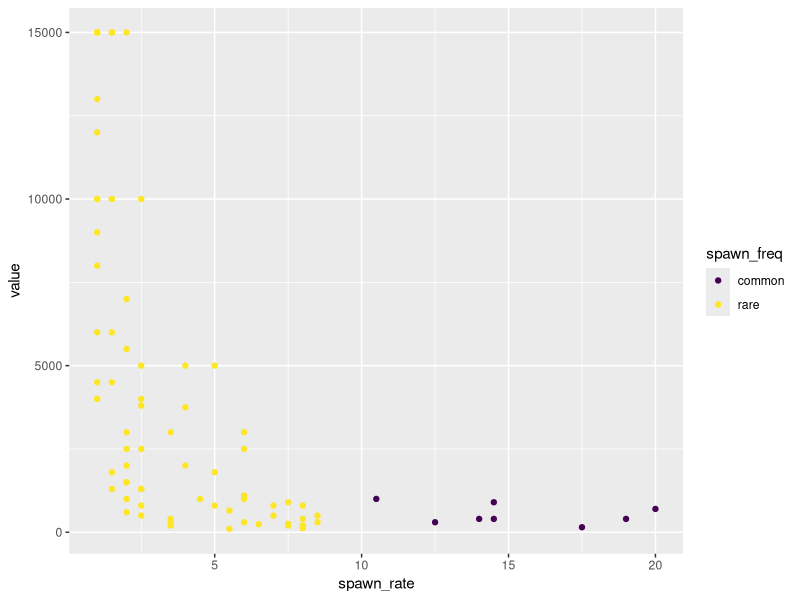
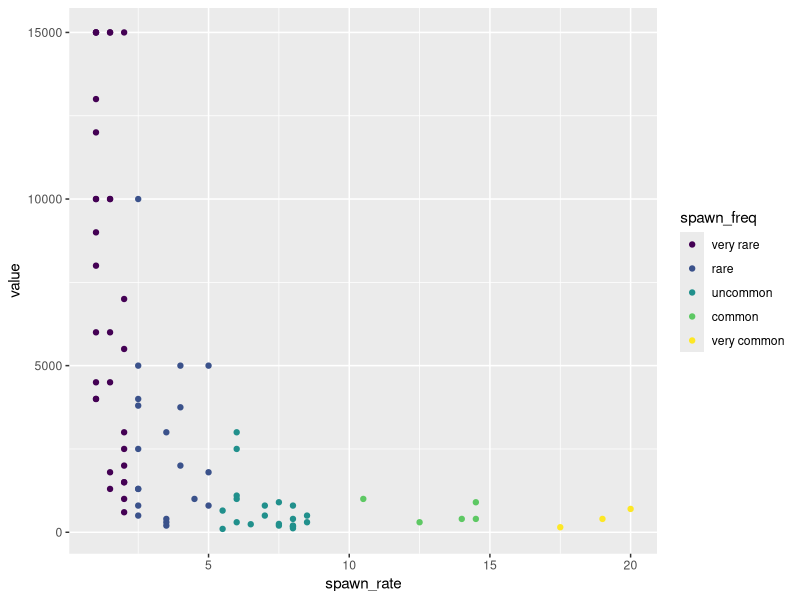
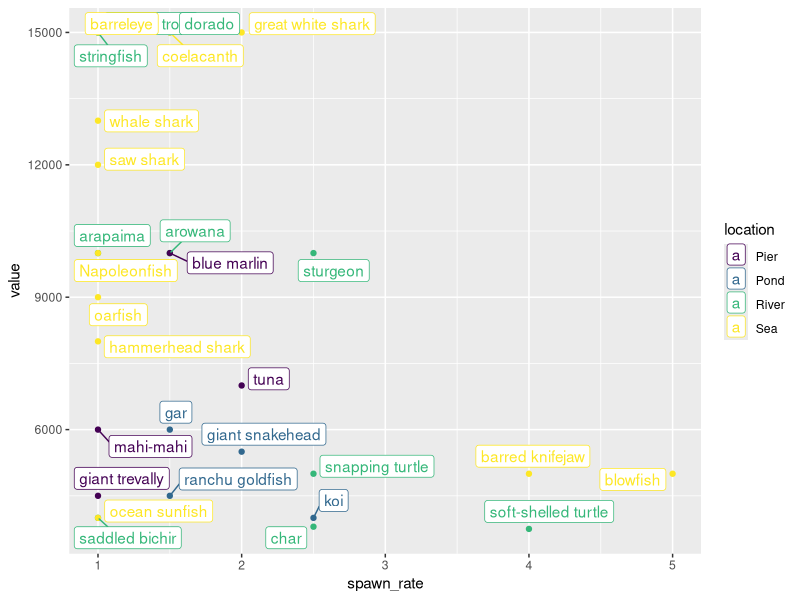
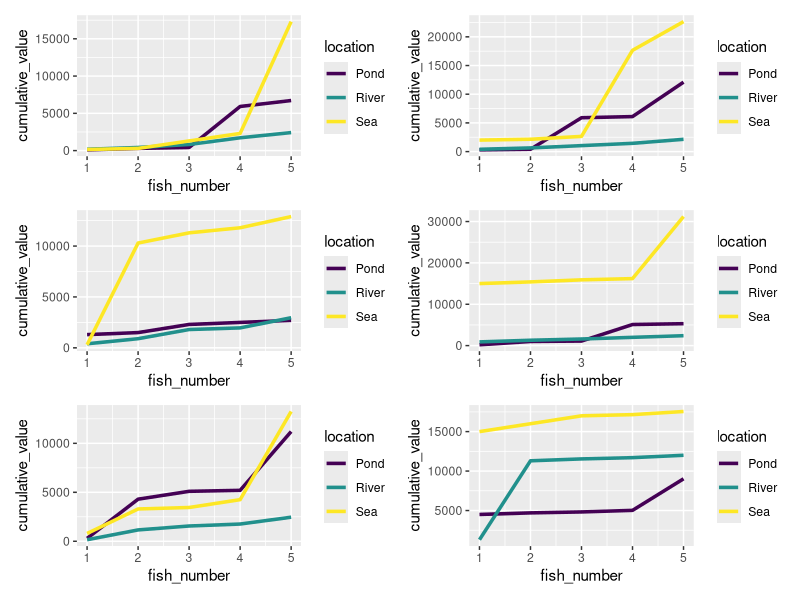
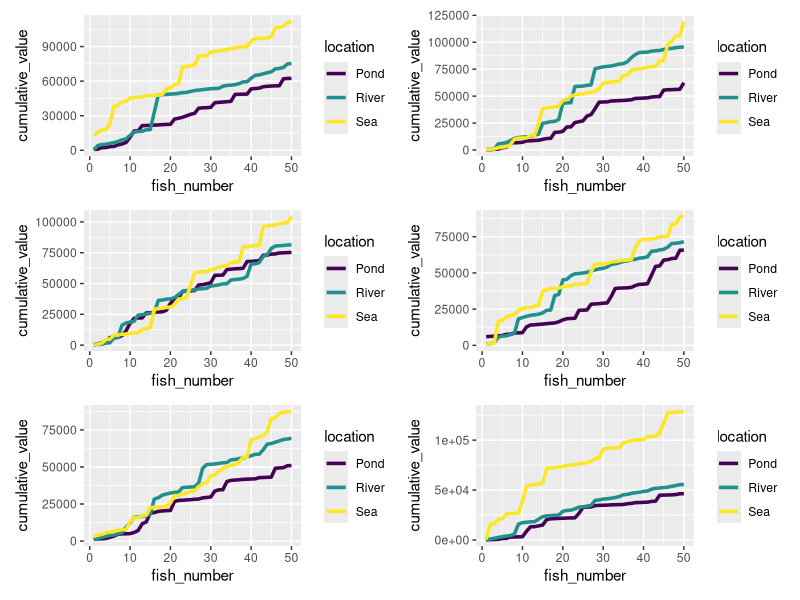
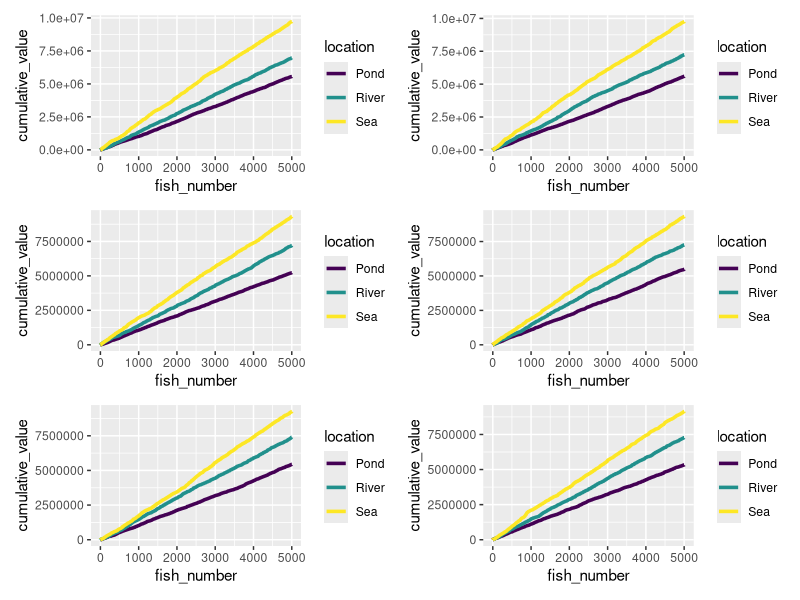

R code for these plots, in order:
## ---- chunk 1
#| echo: false

library(tidyverse)
library(knitr)
library(ggrepel)
library(clipr)
library(patchwork)
library(scales)

fish <- read_csv(file.path("..", "data", "acnh_fish.csv"))

# separate the spawn_rates
fish <- fish |>
  separate(spawn_rates, into = c("spawn_low", "spawn_high"), sep = "–", fill = "right") |>
  mutate(spawn_high = if_else(is.na(spawn_high), spawn_low, spawn_high)) |>
  mutate(
    spawn_low = as.numeric(spawn_low),
    spawn_high = as.numeric(spawn_high)
  ) |>
  # separate location
  separate(location, into = c("location", "location_condition"), sep = " \\(", fill = "right") |>
  # remove trailing )
  mutate(location_condition = gsub("\\)", "", location_condition))

fish |>
  select(name, value, location, spawn_low, spawn_high) |>
  slice_sample(n = 5) |>
  kable()
## ---- chunk 2
#| output-location: slide
#| code-line-numbers: "2|3|4"
fish |>
  mutate(spawn_rate = (spawn_low + spawn_high) / 2) |>
  select(name, spawn_low, spawn_high, spawn_rate) |>
  arrange(desc(spawn_rate)) |>
  slice_head(n = 5) |> 
  kable()
## ---- chunk 3
#| output-location: fragment
#| code-line-numbers: "4"
fish |>
  mutate(
    spawn_rate = (spawn_low + spawn_high) / 2,
    spawn_freq = if_else(spawn_rate > 10, "common", "rare")
  ) |>
  select(name, spawn_rate, spawn_freq) |>
  arrange(desc(spawn_rate)) |>
  slice_sample(n = 2) |> 
  kable()
## ---- chunk 4
#| output-location: slide
#| code-line-numbers: "2-5|6-8"
fish |>
  mutate(
    spawn_rate = (spawn_low + spawn_high) / 2,
    spawn_freq = if_else(spawn_rate > 10, "common", "rare")
  ) |>
  ggplot(aes(x = spawn_rate, y = value, color = spawn_freq)) +
  geom_point() +
  scale_color_viridis_d()
## ---- chunk 5
#| code-line-numbers: "6"
fish |>
  mutate(
    spawn_rate = (spawn_low + spawn_high) / 2,
    spawn_freq = if_else(spawn_rate > 10, "common", "rare")
  ) |>
  count(spawn_freq) |> 
  kable()
## ---- chunk 6
#| code-line-numbers: "4-10"
fish <- fish |>
  mutate(
    spawn_rate = (spawn_low + spawn_high) / 2,
    spawn_freq = case_when(
      spawn_rate > 15 ~ "very common",
      spawn_rate > 10 ~ "common",
      spawn_rate > 5 ~ "uncommon",
      spawn_rate > 2 ~ "rare",
      spawn_rate <= 2 ~ "very rare",
      TRUE ~ "default"
    )
  )
## ---- chunk 7
#| echo: false

# set factor order for plotting sanity
fish <- fish |> 
  mutate(spawn_freq = factor(spawn_freq, levels = c("very rare", "rare",
                                                    "uncommon", "common",
                                                    "very common", "default")))
## ---- chunk 8
fish |>
  select(name, spawn_rate, spawn_freq) |>
  slice_sample(n = 5) |>
  arrange(spawn_rate) |>
  kable()
## ---- chunk 9
fish |> 
  count(spawn_freq) |> 
  kable()
## ---- chunk 10
#| output-location: slide

fish |>
  ggplot(aes(x = spawn_rate, y = value, color = spawn_freq)) +
  geom_point() +
  scale_color_viridis_d()
## ---- chunk 11
fish |>
  select(name, location, location_condition) |>
  filter(!is.na(location_condition)) |>
  slice_sample(n = 3) |>
  kable()
## ---- chunk 12
#| code-line-numbers: "2|3|4"
#| output-location: fragment
fish |>
  filter(value > mean(value)) |>
  count(location, location_condition) |>
  arrange(desc(n)) |>
  kable()
## ---- chunk 13
#| code-line-numbers: "2-6"

fish |>
  group_by(location) |>
  summarize(median_value = median(value),
            mean_value = mean(value),
            min_value = min(value),
            max_value = max(value)) |>
  arrange(desc(mean_value)) |>
  kable()
## ---- chunk 14
#| output-location: slide
#| code-line-numbers: "2|3|4|5"
fish |>
  filter(value > mean(value)) |>
  ggplot(aes(x = spawn_rate, y = value, color = location)) +
  geom_point() +
  geom_label_repel(aes(label = name)) +
  scale_color_viridis_d()
## ---- chunk 15
#| code-line-numbers: "2|3|4"
fish |>
  mutate(spawn_prob = spawn_rate / 100) |>
  select(name, location, spawn_rate, spawn_prob) |>
  slice_sample(n = 5) |>
  kable()
## ---- chunk 16
#| echo: false
simulate_fishing <- function(sim_number, sample_size) {
  fish |>
    filter(location != "Pier") |> 
    mutate(spawn_prob = spawn_rate / 100) |>
    group_by(location) |>
    reframe(
      caught_fish = sample(name, size = sample_size, prob = spawn_prob, replace = TRUE),
      value_per_fish = value[match(caught_fish, name)],
      fish_number = 1:sample_size
    ) |>
    group_by(location) |>
    mutate(cumulative_value = cumsum(value_per_fish)) |>
    ungroup() |>
    ggplot(aes(x = fish_number, y = cumulative_value, color = location)) +
    geom_line(linewidth = 1.2) +
    scale_color_viridis_d()
}
## ---- chunk 17
#| echo: false

sample_size <- 5

plots <- lapply(1:6, function(sim_number) {
  simulate_fishing(sim_number, sample_size)
})

grid_plot <- wrap_plots(plots, ncol = 2)

print(grid_plot)
## ---- chunk 18
#| echo: false

sample_size <- 50

plots <- lapply(1:6, function(sim_number) {
  simulate_fishing(sim_number, sample_size)
})

grid_plot <- wrap_plots(plots, ncol = 2)

print(grid_plot)
## ---- chunk 19
#| echo: false

sample_size <- 5000

plots <- lapply(1:6, function(sim_number) {
  simulate_fishing(sim_number, sample_size)
})

grid_plot <- wrap_plots(plots, ncol = 2)

print(grid_plot)
## ---- chunk 20
#| echo: false

simulate_fishing_summary <- function(sample_size) {
  fish |>
    filter(location != "Pier") |> 
    mutate(spawn_prob = spawn_rate / 100) |> 
    reframe(
      caught_fish = sample(name, size = sample_size, prob = spawn_prob, replace = TRUE),
      value_per_fish = value[match(caught_fish, name)]
    ) |> 
    group_by(caught_fish) |> 
    summarize(
      total_caught = n(),
      total_value = sum(value_per_fish)
    ) |> 
    ungroup() |> 
    arrange(desc(total_value)) |> 
    mutate(
      total_value = dollar(total_value)
    )
}

sample_size <- 50000
simulation_results <- simulate_fishing_summary(sample_size)

simulation_results |> 
  knitr::kable()
